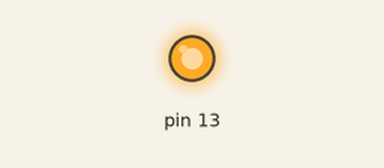
Simulated run of this sketch. Board: Arduino Uno, built with avr-gcc and run on an emulated ATmega328P. Shown: output pins drawn as LEDs (lit = HIGH). What the sketch prints to the serial monitor is not drawn.

Above: at 0.1 s.
Timing chart, 0 to 1.6 s (numbered marks = the images above):
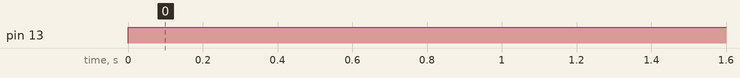

Measured:
- by itself, pin 13: LOW → HIGH at 0.00 s

The sketch:

arduinoled.ino
```cpp
void setup(){
	pinMode(13,OUTPUT);
	Serial.begin(9600);
}
void loop(){
	digitalWrite(13,HIGH);
	Serial.println("the led is on");
}
```
